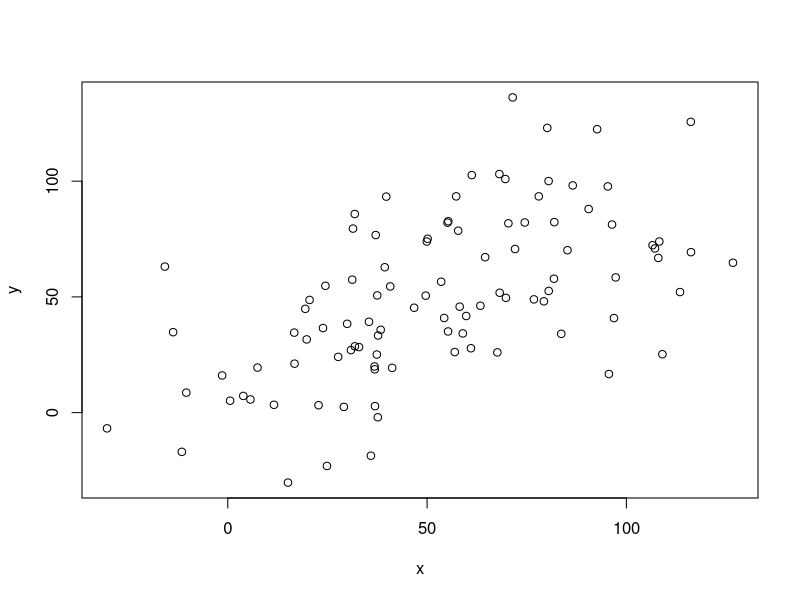

Write the R code that produced this figure.
setwd("/Users/hutianyou/Documents/Python/QuantStart")
getwd()
help(rnorm)
# Simple covariance
set.seed(1)
x = seq(1,100) + 20.0*rnorm(1:100)
set.seed(2)
y = seq(1,100) + 20.0*rnorm(1:100)
plot(x,y)
cov(x,y)
cor(x,y)
